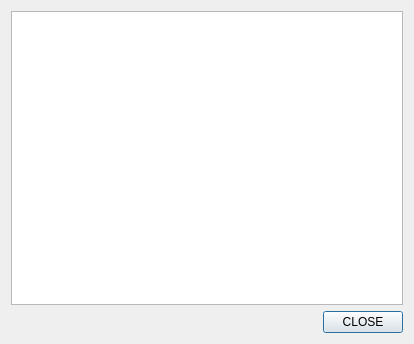
<?xml version="1.0" encoding="UTF-8"?>
<ui version="4.0">
 <class>group_chat_message</class>
 <widget class="QDialog" name="group_chat_message">
  <property name="geometry">
   <rect>
    <x>0</x>
    <y>0</y>
    <width>414</width>
    <height>344</height>
   </rect>
  </property>
  <property name="windowTitle">
   <string>Dialog</string>
  </property>
  <layout class="QVBoxLayout" name="verticalLayout_2">
   <item>
    <layout class="QVBoxLayout" name="verticalLayout">
     <item>
      <layout class="QHBoxLayout" name="horizontalLayout">
       <item>
        <widget class="QTextBrowser" name="browser"/>
       </item>
      </layout>
     </item>
     <item>
      <layout class="QHBoxLayout" name="horizontalLayout_2">
       <item>
        <spacer name="horizontalSpacer">
         <property name="orientation">
          <enum>Qt::Horizontal</enum>
         </property>
         <property name="sizeHint" stdset="0">
          <size>
           <width>40</width>
           <height>20</height>
          </size>
         </property>
        </spacer>
       </item>
       <item>
        <widget class="QPushButton" name="close">
         <property name="text">
          <string>CLOSE</string>
         </property>
        </widget>
       </item>
      </layout>
     </item>
    </layout>
   </item>
  </layout>
 </widget>
 <resources/>
 <connections/>
</ui>
